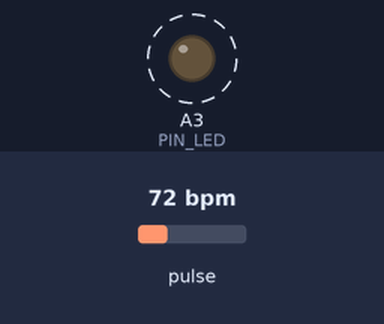
This sketch was run on a simulated Arduino Uno, built with avr-gcc and run on an emulated ATmega328P. Parts: output pins drawn as LEDs (lit = HIGH). Dashed ring = blinking. Inputs (shaded band) come from the test bench; at power-on: pulse 72 bpm. What the sketch prints to the serial monitor is not drawn.

Above: at 1.2 s.
1.3 s: pulse set to 42 bpm
3.7 s: pulse set to 100 bpm
Timing chart, 0 to 12.7 s (numbered marks = the images above; inputs shaded):
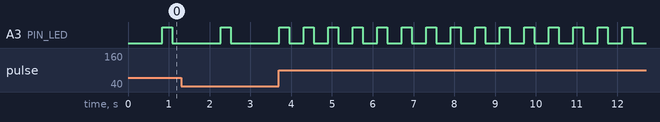

The sketch:

HeartRatePulser.ino
```cpp
#include <Wire.h>
#include "MAX30105.h"
#include "heartRate.h"

const byte PIN_LED = A3;
const unsigned int DURATION_LED_PULSE = 250; // milliseconds
const unsigned long SENSITIVITY_IR = 7000;

unsigned long ledStart = 0;

MAX30105 sensor;

void setup() {

  pinMode(PIN_LED, OUTPUT);

  Serial.begin(9600);
  digitalWrite(PIN_LED, LOW);

  Serial.println("Booting...");

  // Beginning with Wire is A4 (SDA), A5 (SCL)
  if (sensor.begin(Wire, I2C_SPEED_FAST) == false) {
    Serial.println("MAX30102 not found.");
    while(1);
  }
  Serial.println("MAX30102 found; Configuring...");

  byte powerLevel    = 0xFF;  // Presence detection - https://github.com/sparkfun/SparkFun_MAX3010x_Sensor_Library/blob/master/src/MAX30105.cpp#L495
  byte ledMode       = 2;     // Red & IR           - https://github.com/sparkfun/SparkFun_MAX3010x_Sensor_Library/blob/master/src/MAX30105.cpp#L458
  byte sampleAverage = 4;     // Don't average      - https://github.com/sparkfun/SparkFun_MAX3010x_Sensor_Library/blob/master/src/MAX30105.cpp#L442
  int  sampleRate    = 50;    //                    - https://github.com/sparkfun/SparkFun_MAX3010x_Sensor_Library/blob/master/src/MAX30105.cpp#L470
  int  pulseWidth    = 216;   //                    - https://github.com/sparkfun/SparkFun_MAX3010x_Sensor_Library/blob/master/src/MAX30105.cpp#L482
  int  adcRange      = 2048;  //                    - https://github.com/sparkfun/SparkFun_MAX3010x_Sensor_Library/blob/master/src/MAX30105.cpp#L467
//  sensor.setup(powerLevel, sampleAverage, ledMode, sampleRate, pulseWidth, adcRange);
  sensor.setup();

//  sensor.setPulseAmplitudeRed(0x0A);
  Serial.println("MAX30102 Configuration complete.");
}

void loop() {
  checkLed();
  long infraRedVal = sensor.getIR();
  if(infraRedVal > SENSITIVITY_IR) {
    if (checkForBeat(infraRedVal) == true) {
      Serial.print(millis());
      Serial.println(": Beat");
      ledOn();
    }
  }
}

void ledOn() {
  digitalWrite(PIN_LED, HIGH);
  ledStart = millis();
}

void ledOff() {
  digitalWrite(PIN_LED, LOW);
}

void checkLed() {
  if ((millis() - ledStart) >= DURATION_LED_PULSE) {
    ledOff();
  }
}
```

Measured:
- after the input at 3.7 s, A3 (PIN_LED): alternates HIGH for 0.25 s and LOW for 0.35 s, starting after 0.60 s
